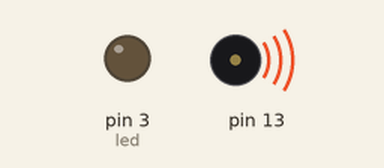
This sketch was run on a simulated Arduino Uno, built with avr-gcc and run on an emulated ATmega328P. On the bench: output pins drawn as LEDs (lit = HIGH), buzzer (waves = sounding).

Above: at 0.1 s.
At 3.34 s:
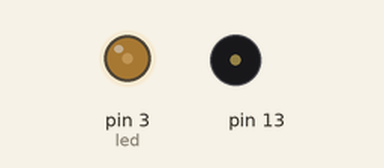
At 20.42 s:
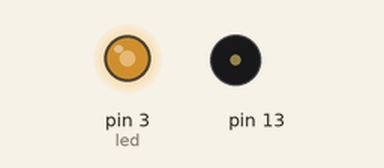
At 38.17 s:
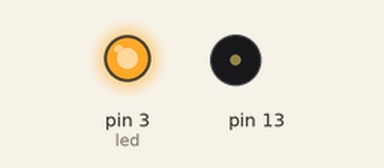
Timing chart, 0 to 40.0 s (numbered marks = the images above):
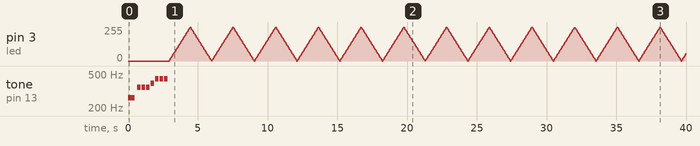

The sketch:

sketch_nov17a.ino
```cpp
int led = 3;           // the PWM pin the LED is attached to
int brightness = 0;    // how bright the LED is
int fadeAmount = 5;
#include "pitches.h"

int melody[] = {

  NOTE_C4, NOTE_F4, NOTE_F4, NOTE_F4,
  NOTE_G4, NOTE_A4, NOTE_A4, NOTE_A4,
  NOTE_A4, NOTE_G3, NOTE_A4, NOTE_AS4, NOTE_E4, NOTE_G4, NOTE_F4,
};
int noteDurations[] = {

  2, 4, 4, 4,
  4, 4, 4, 4,
  4, 4, 4, 4, 4, 4, 4,
};


void setup() {
  // put your setup code here, to run once:
  pinMode(led, OUTPUT);


  for (int thisNote = 0; thisNote < 8; thisNote++) {

    // to calculate the note duration, take one second divided by the note type.

    //e.g. quarter note = 1000 / 4, eighth note = 1000/8, etc.

    int noteDuration = 1000 / noteDurations[thisNote];

    tone(13, melody[thisNote], noteDuration);

    // to distinguish the notes, set a minimum time between them.

    // the note's duration + 30% seems to work well:

    int pauseBetweenNotes = noteDuration * 1.30;

    delay(pauseBetweenNotes);

    // stop the tone playing:

    noTone(8);

}
}

void loop() {
  // put your main code here, to run repeatedly:

 analogWrite(led, brightness);

  // change the brightness for next time through the loop:
  brightness = brightness + fadeAmount;

  // reverse the direction of the fading at the ends of the fade:
  if (brightness <= 0 || brightness >= 255) {
    fadeAmount = -fadeAmount;
  }
  // wait for 30 milliseconds to see the dimming effect
  delay(30);
}
```

pitches.h
```cpp
/*************************************************

 * Public Constants

 *************************************************/

#define NOTE_B0  31
#define NOTE_C1  33
#define NOTE_CS1 35
#define NOTE_D1  37
#define NOTE_DS1 39
#define NOTE_E1  41
#define NOTE_F1  44
#define NOTE_FS1 46
#define NOTE_G1  49
#define NOTE_GS1 52
#define NOTE_A1  55
#define NOTE_AS1 58
#define NOTE_B1  62
#define NOTE_C2  65
#define NOTE_CS2 69
#define NOTE_D2  73
#define NOTE_DS2 78
#define NOTE_E2  82
#define NOTE_F2  87
#define NOTE_FS2 93
#define NOTE_G2  98
#define NOTE_GS2 104
#define NOTE_A2  110
#define NOTE_AS2 117
#define NOTE_B2  123
#define NOTE_C3  131
#define NOTE_CS3 139
#define NOTE_D3  147
#define NOTE_DS3 156
#define NOTE_E3  165
#define NOTE_F3  175
#define NOTE_FS3 185
#define NOTE_G3  196
#define NOTE_GS3 208
#define NOTE_A3  220
#define NOTE_AS3 233
#define NOTE_B3  247
#define NOTE_C4  262
#define NOTE_CS4 277
#define NOTE_D4  294
#define NOTE_DS4 311
#define NOTE_E4  330
#define NOTE_F4  349
#define NOTE_FS4 370
#define NOTE_G4  392
#define NOTE_GS4 415
#define NOTE_A4  440
#define NOTE_AS4 466
#define NOTE_B4  494
#define NOTE_C5  523
#define NOTE_CS5 554
#define NOTE_D5  587
#define NOTE_DS5 622
#define NOTE_E5  659
#define NOTE_F5  698
#define NOTE_FS5 740
#define NOTE_G5  784
#define NOTE_GS5 831
#define NOTE_A5  880
#define NOTE_AS5 932
#define NOTE_B5  988
#define NOTE_C6  1047
#define NOTE_CS6 1109
#define NOTE_D6  1175
#define NOTE_DS6 1245
#define NOTE_E6  1319
#define NOTE_F6  1397
#define NOTE_FS6 1480
#define NOTE_G6  1568
#define NOTE_GS6 1661
#define NOTE_A6  1760
#define NOTE_AS6 1865
#define NOTE_B6  1976
#define NOTE_C7  2093
#define NOTE_CS7 2217
#define NOTE_D7  2349
#define NOTE_DS7 2489
#define NOTE_E7  2637
#define NOTE_F7  2794
#define NOTE_FS7 2960
#define NOTE_G7  3136
#define NOTE_GS7 3322
#define NOTE_A7  3520
#define NOTE_AS7 3729
#define NOTE_B7  3951
#define NOTE_C8  4186
#define NOTE_CS8 4435
#define NOTE_D8  4699
#define NOTE_DS8 4978
```
